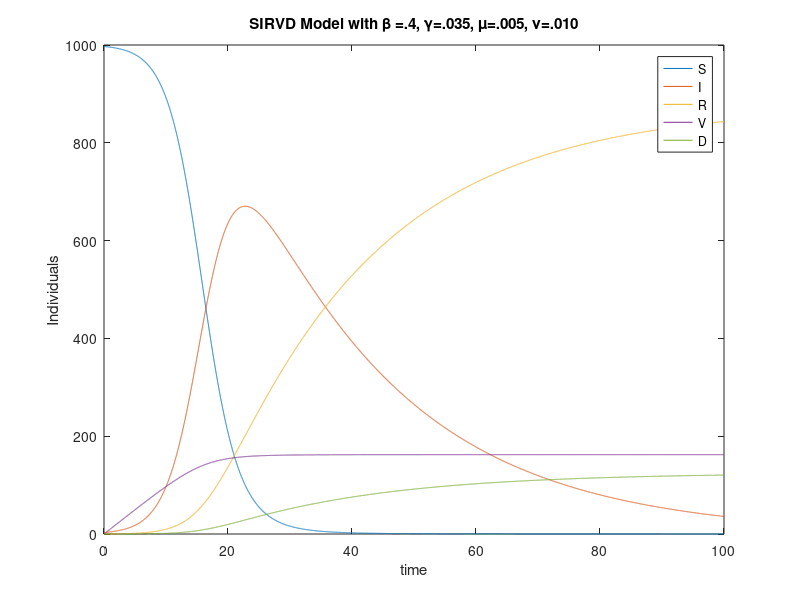

The MATLAB source for this figure:
%{
This script solve the SIRD model using Euler's method.

The system of DEs is:
dS/dt=-B*I*S/N
dI/dt=B*I*S/N-GI-MI
dR/dt=GI
dV/dt=US
dD/dt=MI

S is susceptible
I is infected
R is recovered (or removed)
V is vaccinated
D is dead
N is total population

At any time, S+I+R+V+D=N
and dS/dt+dI/dt+dR/dt+dV/dt+dD/dt=0

%}

clear;
N=1000; % Population size
h=.01; % Step size

I(1)=3; % initial infected
S(1)=N-I(1); % initial susceptible
D(1)=0; % intial dead
V(1)=0; % initial vaccinated
R(1)=0; % intial recovered

B=.4; % this is beta, 
G=.035; % this is gamma
M=.005; % this is mu
U=.010; % this is nu

n=10000; % number of t-values
t_max=h*n; % adjust n and h to adjust t_max

t=0:h:t_max;

for i=1:n
    S(i+1)=S(i)+h*(-1*B*I(i)*S(i))/N;
    I(i+1)=I(i)+h*((B*I(i)*S(i))/N-(G+M)*I(i));
    R(i+1)=R(i)+h*G*I(i);
    V(i+1)=V(i)+h*U*S(i);
    D(i+1)=D(i)+h*M*I(i);
end

plot(t,S,t,I,t,R,t,V,t,D)
legend('S','I','R','V','D');
xlabel('time');
ylabel('Individuals');
title('SIRVD Model with \beta =.4, \gamma=.035, \mu=.005, \nu=.010');
